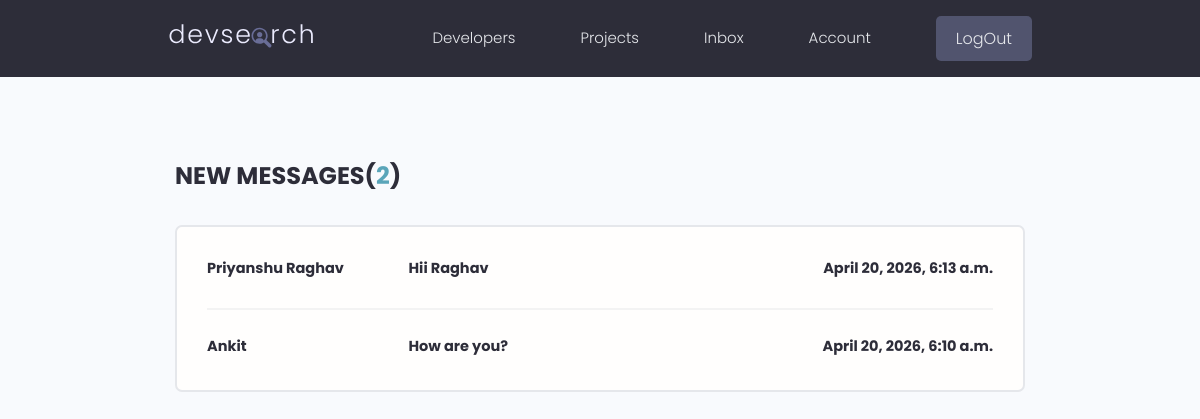
Screenshot of /inbox/ (signed in) with the database file from the repository.
### users/models.py (models this page shows, shortened)
class Message(models.Model):
    sender = models.ForeignKey(Profile,on_delete=models.SET_NULL,null=True,blank=True)
    recipient= models.ForeignKey(Profile,on_delete=models.SET_NULL,null=True,blank=True,related_name="messages")
    name = models.CharField(max_length=200,null=True,blank=True)
    email = models.EmailField(max_length=200,null=True,blank=True)
    subject=models.CharField(max_length=200,null=True,blank=True)
    body=models.TextField()
    is_read = models.BooleanField(default=False,null=True)
    created=models.DateTimeField(auto_now_add=True)
    id=models.UUIDField(default=uuid.uuid4,unique=True,primary_key=True,editable=False)
    class Meta:
        ordering = ['is_read','-created']

### users/views.py (the view)
# urls.py: path('inbox/',views.inbox, name="inbox"),
@login_required(login_url='login')
def inbox(request):
    profile=request.user.profile
    messageRequests=profile.messages.all()
    unreadCount=messageRequests.filter(is_read=False).count()
    context={'messageRequests':messageRequests,'unreadCount':unreadCount}
    return render(request,'users/inbox.html',context)

### users/templates/users/inbox.html
{% extends 'main.html' %}
{% block content %}
  <main class="inbox my-xl">
    <div class="content-box">
      <h3 class="inbox__title">New Messages(<span>{{unreadCount}}</span>)</h3>
      <ul class="messages">
        {% for message in messageRequests %}
        {% if message.is_read == False %}
        <li class="message message--unread">
          {% else %}
          <li class="message">
          {% endif %}
          <a href="{% url 'message' message.id %}">
            <span class="message__author">{{message.name}}</span>
            <span class="message__subject">{{message.subject}}</span>
            <span class="message__date">{{message.created}}</span>
          </a>
        </li>
        {% endfor %}
      </ul>
    </div>
  </main>
  {% endblock content %}

### static/styles/app.css (style rules this page uses)
:root { --color-sub: #2d2d39; }
.content-box { width: 95%; max-width: 85rem; margin: 0 auto; }
.inbox { height: 90vh; }
.inbox__title, .inbox__title span { font-size: 2.4rem; font-weight: 700; color: var(--color-sub); text-transform: uppercase; text-align: left; margin-bottom: 3rem; }
.inbox__title span { color: var(--color-main); }
.messages { list-style: none; background: var(--color-white); padding: 0.5rem 3rem; border: 2px solid var(--color-light); border-radius: 0.7rem; }
.message { padding: 2.5rem 0; }
.message > a span { font-size: 1.45rem; font-weight: 500; }
.message.message--unread a span { font-weight: 700; color: var(--color-sub); }
.message:not(:last-child) { border-bottom: 2px solid var(--color-white-light); }
.message > a { display: flex; gap: 1rem; }
.message__author, .message__date { flex-basis: 25%; }
.message__subject { flex-basis: 50%; }
.message__date { text-align: right; }

### static/uikit/styles/modules/_variables.css (style rules this page uses)
:root { --color-main: #5aa5b9; --color-main-light: #e6faff; --color-sub: #3f4156; --color-sub-light: #51546e; --color-sub-lighter: #ededfd; --color-text: #737373; --color-gray: #8b8b8b; --color-light: #e5e7eb; --color-light-gray: #767676; --color-bg: #f8fafd; --color-white: #fffefd; --color-white-light: #f3f3f3; --color-success: #359e64; --color-success-bg: #def8e8; --color-error: #fc4b0b; --color-error-bg: #fff2ee; --font-base: 'Poppins', arial, helvetica, 'Segoe UI', roboto, ubuntu, sans-serif; --font-monospace: 'Fira Code', 'Courier New', courier, monospace; --font-regular: 300; --font-medium: 500; --font-bold: 700; --generic-shadow: 1px 1px 5px #00000010; --generic-transition: all 0.3s ease-in-out; }

### static/uikit/styles/modules/_base.css (style rules this page uses)
* { margin: 0; padding: 0; box-sizing: border-box; text-rendering: optimizeLegibility; color: inherit; font-size: inherit; }
html { font-size: 50%; }
@media only screen and (min-width: 480px) { html { font-size: 56.25%; } }
@media only screen and (min-width: 1200px) { html { font-size: 62.5%; } }
body { line-height: 1.6; font-weight: 400; font-size: 1.5rem; color: var(--color-text); background-color: var(--color-bg); min-height: 100vh; }

### static/uikit/styles/modules/_typography.css (style rules this page uses)
* { font-family: var(--font-base); }
h3 { font-size: 3.2rem; font-weight: var(--font-medium); }
p, span, strong { font-size: 1.6rem; color: var(--color-text); font-weight: var(--font-regular); }
a { padding-bottom: 2px; text-decoration: none; display: inline-block; color: var(--color-main); font-weight: var(--font-medium); }

### static/uikit/styles/modules/_utilities.css (style rules this page uses)
.my-xl { margin: 8rem auto; }

### rows the page displays
Message: name "Priyanshu Raghav", subject "Hii Raghav", created "April 20, 2026, 6:13 a.m."
Message: name "Ankit", subject "How are you?", created "April 20, 2026, 6:10 a.m."

### other values shown
{{ unreadCount }} "2"
